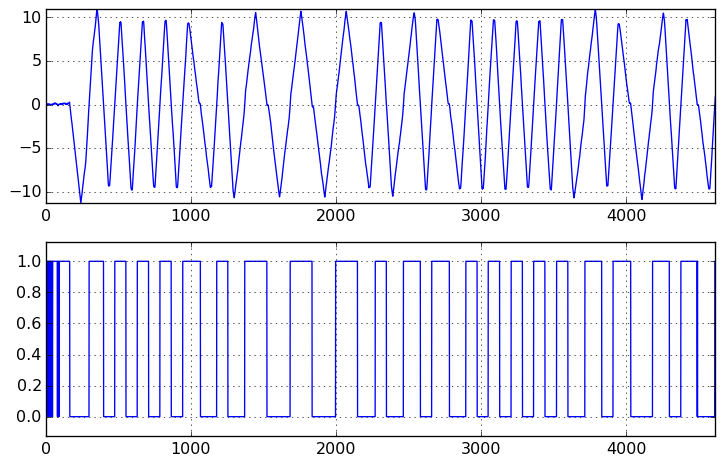

Write Python code to recreate this figure.
import matplotlib.pyplot as plt
import numpy as np
from scipy import signal
import math

pktlen = 38144 / 4

raw = np.memmap("sample.bin", dtype=np.uint8, offset=(17600<<1)+2048+256, mode='r')

window = raw[:pktlen].copy()
level = 127.4
iq = ((level-(window.astype(np.float64))) / level).view(np.complex128)

fig, subplots = plt.subplots(nrows=2)
fig.set_size_inches(9,9*0.6180339887)

(mag_plot, spec_plot) = subplots

mag = np.abs(iq)

filtered = np.correlate(mag, np.append(np.ones(78), -np.ones(78)))

mag_plot.plot(filtered)
mag_plot.grid(axis='both')
mag_plot.autoscale(tight=True)

quantized = np.digitize(filtered, [0])

spec_plot.plot(quantized)

spec_plot.grid(axis='both')
spec_plot.autoscale(tight=True)
spec_plot.set_ylim(-0.125, 1.125)

plt.savefig('filter.png', dpi=96, transparent=True, bbox_inches="tight")
# plt.show()
